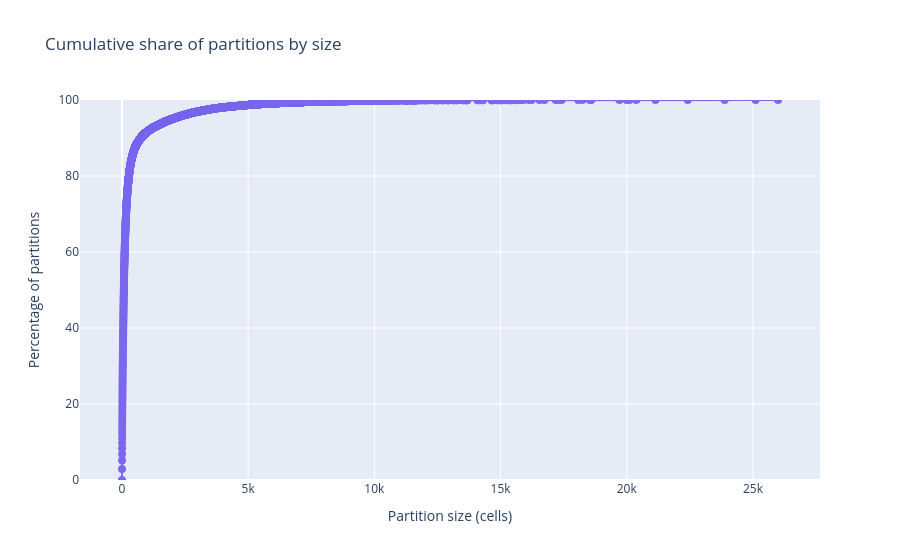
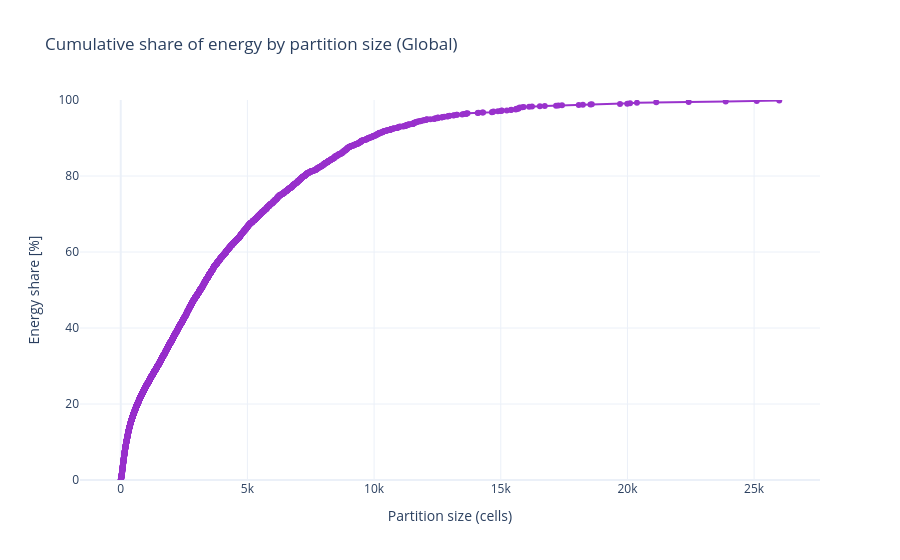

Write notebook code for charts like these, in order.
### Code cell
cluster_stats = (
    calo.lazy()
    .select(["event_id", "cluster_id"])
    .explode("cluster_id")
    .group_by(["event_id", "cluster_id"])
    .agg(pl.count().alias("count"))
    .rename({"count": "cluster_size"})
    .collect()
)
size_cdf = (
    cluster_stats.lazy()
    .group_by("cluster_size")
    .agg(pl.count().alias("num_clusters"))
    .sort("cluster_size")
    .collect()
    .with_columns([
        pl.col("num_clusters").cum_sum().shift(1).fill_null(0).alias("clusters_lt"),
    ])
    .with_columns([
        (pl.col("clusters_lt") / pl.col("num_clusters").sum() * 100).alias("percentage_lt"),
    ])
)

fig = go.Figure(
    go.Scatter(
        x=size_cdf["cluster_size"],
        y=size_cdf["percentage_lt"],
        mode="markers+lines",
        marker=dict(size=8, color="mediumslateblue"),
        hovertemplate="Partition size < %{x}<br>Share: %{y:.2f}%<extra></extra>",
    )
)
fig.update_layout(
    title="Cumulative share of partitions by size",
    xaxis_title="Partition size (cells)",
    yaxis_title="Percentage of partitions",
    yaxis=dict(range=[0, 100]),
)
fig.show()



cluster_energy_stats = (
    calo.lazy()
    .select(["event_id", "cluster_id", "detector", "total_energy"])
    .explode(["cluster_id", "detector", "total_energy"])
    .join(
        CALIBRATION.lazy().select(["detector", "calib_factor"]),
        on="detector",
    )
    .group_by(["event_id", "cluster_id"])
    .agg([
        pl.len().alias("cluster_size"),
        (pl.col("total_energy") * pl.col("calib_factor")).sum().alias("cluster_energy"),
    ])
    .collect(streaming=True)
)

# 2. Calculate Global Energy Distribution
energy_cdf = (
    cluster_energy_stats.lazy()
    # BUG FIX: Group ONLY by cluster_size. 
    # We want to sum the energy of ALL clusters of size X in the entire dataset.
    .group_by("cluster_size")
    .agg([
        pl.col("cluster_energy").sum().alias("total_energy_at_size"),
    ])
    .sort("cluster_size")
    .with_columns([
        # Cumulative sum of the GLOBAL energy
        pl.col("total_energy_at_size")
        .cum_sum()
        .shift(1)
        .fill_null(0)
        .alias("energy_lt_global")
    ])
    .with_columns([
        # Normalize by the grand total energy of the entire dataset
        (pl.col("energy_lt_global") / pl.col("total_energy_at_size").sum() * 100)
        .alias("avg_energy_pct")
    ])
    .collect()
)

# 3. Plot
fig = go.Figure(
    go.Scatter(
        x=energy_cdf["cluster_size"],
        y=energy_cdf["avg_energy_pct"],
        mode="markers+lines",
        marker=dict(size=6, color="darkorchid"),
        line=dict(width=2),
        hovertemplate="Partition size < %{x}<br>Total Energy share: %{y:.2f}%<extra></extra>",
    )
)
fig.update_layout(
    title="Cumulative share of energy by partition size (Global)",
    xaxis_title="Partition size (cells)",
    yaxis_title="Energy share [%]",
    yaxis=dict(range=[0, 100]),
    template="plotly_white"
)
fig.show()

### Figure 1 — Plotly figure (JSON) as saved in the notebook; plotly's stock layout.template omitted (floating-point values rounded to 4 significant figures; data arrays with more than 128 entries replaced by an {"elided": "..."} marker saying what was removed)
{"data": [{"hovertemplate": "Partition size < %{x}<br>Share: %{y:.2f}%<extra></extra>", "marker": {"color": "mediumslateblue", "size": 8}, "mode": "markers+lines", "type": "scatter", "x": {"elided": "4650 int values"}, "y": {"elided": "4650 float values"}}], "layout": {"title": {"text": "Cumulative share of partitions by size"}, "xaxis": {"title": {"text": "Partition size (cells)"}}, "yaxis": {"range": [0, 100], "title": {"text": "Percentage of partitions"}}}}

### Figure 2 — Plotly figure (JSON) as saved in the notebook; plotly's stock layout.template omitted (floating-point values rounded to 4 significant figures; data arrays with more than 128 entries replaced by an {"elided": "..."} marker saying what was removed)
{"data": [{"hovertemplate": "Partition size < %{x}<br>Total Energy share: %{y:.2f}%<extra></extra>", "line": {"width": 2}, "marker": {"color": "darkorchid", "size": 6}, "mode": "markers+lines", "type": "scatter", "x": {"elided": "4650 int values"}, "y": {"elided": "4650 float values"}}], "layout": {"title": {"text": "Cumulative share of energy by partition size (Global)"}, "xaxis": {"title": {"text": "Partition size (cells)"}}, "yaxis": {"range": [0, 100], "title": {"text": "Energy share [%]"}}}}
